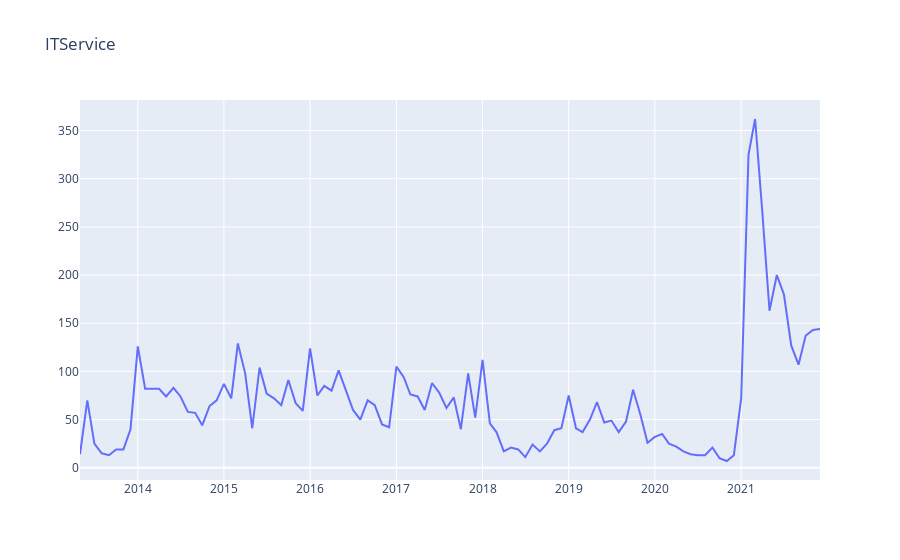

Notebook code for this chart:
### Code cell
#plot 
plot_data = [
    go.Scatter(
        x=df['YYMM'],
        y=df['CNT'],
    )
]
plot_layout = go.Layout(
        title='ITService'
    )
fig = go.Figure(data=plot_data, layout=plot_layout)
pyoff.iplot(fig)
